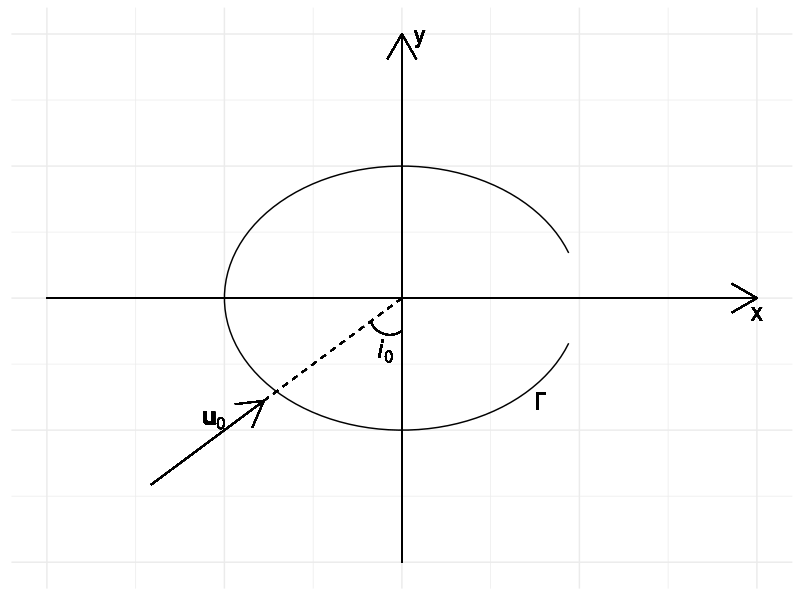

Reproduce this figure in R.
## ---- chunk 1
knitr::opts_chunk$set(echo = FALSE, fig.align = "center", fig.width = 6, fig.height = 4)

library(ggplot2)
library(magrittr)
## ---- chunk 2
t <- seq(0, 2, length.out = 100)*pi
alpha <- 40*pi/180
A <- 1-alpha/(2*pi)
B <- alpha/2

x <- cos(A*t + B)
y <- sin(A*t + B)

tibble::tibble(x, y) %>% 
  ggplot()+
    geom_path(aes(x, y))+
    geom_curve(
      aes(x = 0, y = -2, xend = 0, yend = 2),
      arrow = arrow(length = unit(0.05, "npc")),
      curvature = 0
    )+
    geom_curve(
      aes(x = -2, y = 0, xend = 2, yend = 0),
      arrow = arrow(length = unit(0.05, "npc")),
      curvature = 0
    )+
    geom_curve(
      aes(x = 2*cos(5*pi/4), y = 2*sin(5*pi/4), xend = 1.1*cos(5*pi/4), yend = 1.1*sin(5*pi/4)),
      arrow = arrow(length = unit(0.05, "npc")),
      curvature = 0
    )+
    geom_curve(
      aes(x = 1.1*cos(5*pi/4), y = 1.1*sin(5*pi/4), xend = 0, yend = 0),
      curvature = 0, 
      linetype = "dashed"
    )+
    geom_curve(
      aes(x = 0.25*cos(5*pi/4), y = 0.25*sin(5*pi/4), xend = 0, yend = -0.25),
      curvature = 0.5
    )+
    geom_text(aes(2, -0.1), label = "x", size = 6)+
    geom_text(aes(0.1,  2), label = "y", size = 6)+
    geom_text(aes(1.1*cos(7*pi/4), 1.1*sin(7*pi/4)), label = "Gamma", size = 6, parse = TRUE)+
    geom_text(aes(1.5*cos(5*pi/4), 1.5*sin(5*pi/4)), label = "italic(bold(u))[0]", size = 6, parse = TRUE, vjust = -0.5)+
    geom_text(aes(0.25*cos(11*pi/8), 0.25*sin(11*pi/8)), label = "italic(i)[0]", size = 6, parse = TRUE, vjust = 1.5)+
    theme_bw()+
    theme(
      axis.text = element_blank(),
      axis.title = element_blank(),
      axis.ticks = element_blank(),
      panel.border = element_blank()
    )
